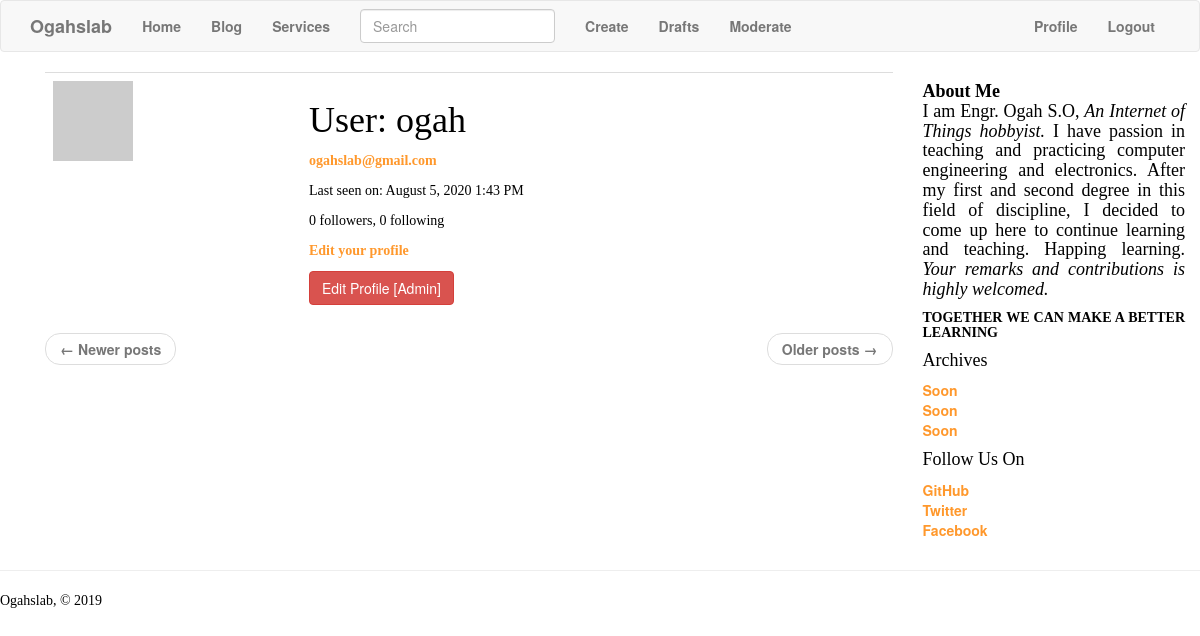
Page /user/ogah (signed in) on the earlier database version.
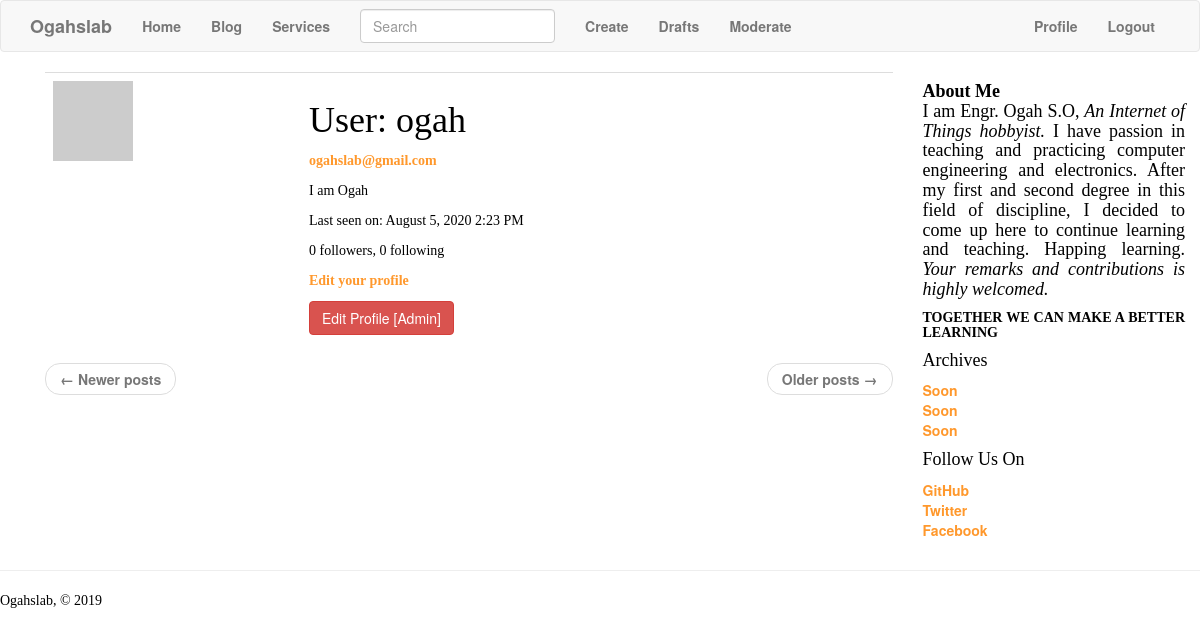
Same page on the later database version.
### app/models.py (models this page shows, shortened)
class PaginatedAPIMixin(object):
    @staticmethod
    def to_collection_dict(query, page, per_page, endpoint, **kwargs):
        resources = query.paginate(page, per_page, False)
        data = {
            'items': [item.to_dict() for item in resources.items],
            '_meta': {
                'page': page,
                'per_page': per_page,
                'total_pages': resources.pages,
                'total_items': resources.total
            },
            '_links': {
                'self': url_for(endpoint, page=page, per_page=per_page,
                                **kwargs),
                'next': url_for(endpoint, page=page + 1, per_page=per_page,
                                **kwargs) if resources.has_next else None,
                'prev': url_for(endpoint, page=page - 1, per_page=per_page,
                                **kwargs) if resources.has_prev else None
            }
        }
        return data

class User(UserMixin,PaginatedAPIMixin, db.Model):
    __tablename__ = 'user'
    id = db.Column(db.Integer, primary_key=True)
    username = db.Column(db.String(64), index=True, unique=True)
    email = db.Column(db.String(120), index=True, unique=True)
    password_hash = db.Column(db.String(128))
    role_id = db.Column(db.Integer, db.ForeignKey('roles.id'))
    posts = db.relationship('Post', backref='author', lazy='dynamic')
    about_me = db.Column(db.String(140))
    last_seen = db.Column(db.DateTime, default=datetime.utcnow)
    token = db.Column(db.String(32), index=True, unique=True)
    token_expiration = db.Column(db.DateTime)
    followed = db.relationship(
        'User', secondary=followers,
        primaryjoin=(followers.c.follower_id == id),
        secondaryjoin=(followers.c.followed_id == id),
        backref=db.backref('followers', lazy='dynamic'), lazy='dynamic')
    comments = db.relationship('Comment', backref='author', lazy='dynamic')
    def can(self, perm):
        return self.role is not None and self.role.has_permission(perm)
    def is_administrator(self):
        return self.can(Permission.ADMIN)
    def ping(self):
        self.last_seen = datetime.utcnow()
        db.session.add(self)
    def avatar(self, size):
        digest = md5(self.email.lower().encode('utf-8')).hexdigest()
        return 'https://www.gravatar.com/avatar/{}?d=identicon&s={}'.format(
            digest, size)

### app/main/routes.py (the view)
@main.route('/user/<username>')
@login_required
def user(username):
    user = User.query.filter_by(username=username).first_or_404()
    page = request.args.get('page', 1, type=int)
    posts = user.posts.order_by(Post.timestamp.desc()).paginate(
        page, current_app.config['POSTS_PER_PAGE'], False)
    next_url = url_for('main.user', username=user.username,
                       page=posts.next_num) if posts.has_next else None
    prev_url = url_for('main.user', username=user.username,
			page=posts.prev_num) if posts.has_prev else None
    return render_template('user.html', user=user, posts=posts.items,
                           next_url=next_url, prev_url=prev_url)

### app/main/forms.py
class SearchForm(FlaskForm):
    q = StringField(_l('Search'),validators=[DataRequired()])
    def __init__(self,*args,**kwargs):
        if 'formdata' not in kwargs:
            kwargs['formdata'] = request.args
        if 'csrf_enabled' not in kwargs:
            kwargs['csrf_enabled'] = False
        super(SearchForm,self).__init__(*args,**kwargs)

### app/auth/routes.py (called while the page is built)
@auth.before_app_request
def before_request():
    if current_user.is_authenticated:
        current_user.ping()

### app/main/__init__.py (called while the page is built)
@main.app_context_processor
def inject_permissions():
    return dict(Permission=Permission)

### app/main/routes.py (called while the page is built)
@main.before_app_request
def before_request():
    if current_user.is_authenticated:
        current_user.last_seen = datetime.utcnow()
        db.session.commit()
    g.search_form = SearchForm()
    g.locale = str(get_locale())

### app/models.py (called while the page is built)
@login.user_loader
def load_user(id):
    return User.query.get(int(id))

    @classmethod
    def before_commit(cls, session):
        session._changes = {
            'add': list(session.new),
            'update': list(session.dirty),
            'delete': list(session.deleted)
        }

    @classmethod
    def after_commit(cls, session):
        for obj in session._changes['add']:
            if isinstance(obj, SearchableMixin):
                add_to_index(obj.__tablename__, obj)
        for obj in session._changes['update']:
            if isinstance(obj, SearchableMixin):
                add_to_index(obj.__tablename__, obj)
        for obj in session._changes['delete']:
            if isinstance(obj, SearchableMixin):
                remove_from_index(obj.__tablename__, obj)
        session._changes = None

    def has_permission(self, perm):
        return self.permissions & perm == perm

### app/templates/user.html (shortened to what this page needs)
{% extends "base.html" %}
{% block head %}
{{ super()}}
{% endblock %}
{% block app_content %}
    <table class="table table-hover">
        <tr>
            <td width="256px"><img src="{{ user.avatar(256) }}"></td>
            <td>
                <h1>{{ _('User') }}: {{ user.username }}</h1>
                 {% if current_user.is_administrator() %}
                    <p><a href="mailto:{{ user.email }}">{{ user.email }}</a></p>
                      {% endif %}
                {% if user.about_me %}<p>{{ user.about_me }}</p>{% endif %}
                {% if user.last_seen %}
                <p>{{ _('Last seen on') }}: {{ moment(user.last_seen).format('LLL') }}</p>
                {% endif %}
                <p>{{ _('%(count)d followers', count=user.followers.count()) }}, {{ _('%(count)d following', count=user.followed.count()) }}</p>
                {% if user == current_user %}
                <p><a href="{{ url_for('main.edit_profile') }}">{{ _('Edit your profile') }}</a></p>
                {% elif not current_user.is_following(user) %}
                <p><a href="{{ url_for('main.follow', username=user.username) }}">{{ _('Follow') }}</a></p>
                {% else %}
                <p><a href="{{ url_for('main.unfollow', username=user.username) }}">{{ _('Unfollow') }}</a></p>
                {% endif %}
                {% if current_user.is_administrator()%}
    <a class="btn btn-danger" href="{{ url_for('main.edit_profile_admin', id=user.id) }}">Edit Profile [Admin]</a>
        {% endif %}
            </td>
        </tr>
    </table>
    <nav aria-label="...">
        <ul class="pager">
            <li class="previous{% if not prev_url %} disabled{% endif %}">
                <a href="{{ prev_url or '#' }}">
                    <span aria-hidden="true">&larr;</span> {{ _('Newer posts') }}
                </a>
            </li>
            <li class="next{% if not next_url %} disabled{% endif %}">
                <a href="{{ next_url or '#' }}">
                    {{ _('Older posts') }} <span aria-hidden="true">&rarr;</span>
                </a>
            </li>
        </ul>
    </nav>
{% endblock %}

### app/templates/base.html (shortened to what this page needs)
{% extends 'bootstrap/base.html' %}
{% block head %}
{{super()}}
{% endblock %}
{% block navbar %}
    <nav class="navbar navbar-default">
        <div class="container">
            <div class="navbar-header">
                <a class="navbar-brand" href="{{ url_for('main.index') }}"><b>Ogahslab</b></a>
            </div>
            <div class="collapse navbar-collapse" id="bs-example-navbar-collapse-1">
                <ul class="nav navbar-nav">
                    <li><a href="{{ url_for('main.index') }}">{{_('Home')}}</a></li>
                    <li><a href="{{ url_for('main.blog') }}">{{_('Blog')}}</a></li>
                    <li><a href="{{ url_for('main.services') }}">{{_('Services')}}</a></li>
		               {% if g.search_form %}
                    <form class="navbar-form navbar-left" method="get" action="{{ url_for('main.search') }}">
                          <div class="form-group">
                             {{ g.search_form.q(size=20, class='form-control', placeholder=g.search_form.q.label.text) }}
                           </div>
                    </form>
                       {% endif %}
			           {%  if current_user.can(Permission.WRITE) %}
                    <li><a href="{{ url_for('main.create') }}">{{_('Create')}}</a></li>
                    <li><a href="{{ url_for('main.drafts') }}">{{_('Drafts')}}</a></li>
			           {% endif %}
			           {% if current_user.can(Permission.MODERATE) %}
                    <li><a href="{{ url_for('main.moderate') }}">Moderate</a></li>
                	{% endif %}
                </ul>
                <ul class="nav navbar-nav navbar-right">
                    {% if current_user.is_anonymous %}
                    <li><a href="{{ url_for('auth.login') }}">{{_('Login')}}</a></li>
                    {% else %}
                    <li><a href="{{ url_for('main.user', username=current_user.username) }}">Profile</a></li>
                    <li><a href="{{ url_for('auth.logout') }}">{{_('Logout')}}</a></li>
                    {% endif %}
                </ul>
            </div>
        </div>
    </nav>
{% endblock %}
{% block content %}
    <div class="container">
        <main role="main" class="container">
          <div class="row">
                <div class="col-md-9 blog-main">
                   {% block app_content %}{% endblock %}
                </div>
	            <aside class="col-md-3 blog-sidebar">
                        <div class="p-3 mb-3 bg-light rounded">
                            <h4 class="font-italic"><b>About Me</b>
                            <p class="mb-1"> I am Engr. Ogah S.O, <em>An Internet of Things hobbyist.</em>
                                I have passion in teaching and practicing computer engineering and electronics.
                                After my first and second degree in this field of discipline,
                                I decided to come up here to continue learning and teaching.
                                Happing learning. <em> Your remarks and contributions is highly welcomed.</em>
                            <H5><b>TOGETHER WE CAN MAKE A BETTER LEARNING </b></H5>
                            </p></h4>
                        </div>
                        <div class="p-3">
                        <h4 class="font-italic">Archives</h4>
                            <ol class="list-unstyled mb-0">
                                <li><a href="#">Soon</li>
                                <li><a href="#">Soon</a></li>
                                <li><a href="#">Soon</a></li>
                            </ol>
                        </div>
                        <div class="p-3">
                            <h4 class="font-italic">Follow Us On</h4>
                            <ol class="list-unstyled">
                                <li><a href="https://github.com/ogahozy">GitHub</a></li>
                                <li><a href="@ogahozy">Twitter</a></li>
                                <li><a href="#">Facebook</a></li>
                            </ol>
                        </div>
                </aside>
	        </div>
        </main>
    </div>
	<footer>
        <hr/>
        <p>Ogahslab, &copy; 2019</p>
    </footer>
{% endblock %}

### app/templates/user.html (style rules this page uses)
body { background-color:lightViolet; }
h1,h2,h3,h4,h5,p { text-align:justify; color:Black; font-family: "Times New Roman",Times,serif; }
a { font-weight: bold; color: #ff982c; text-decoration: none; }

Differences in the rows shown:
changed User "ogah": about_me (not shown) → "I am Ogah"; last_seen "August 5, 2020 1:43 PM" → "August 5, 2020 2:23 PM"
